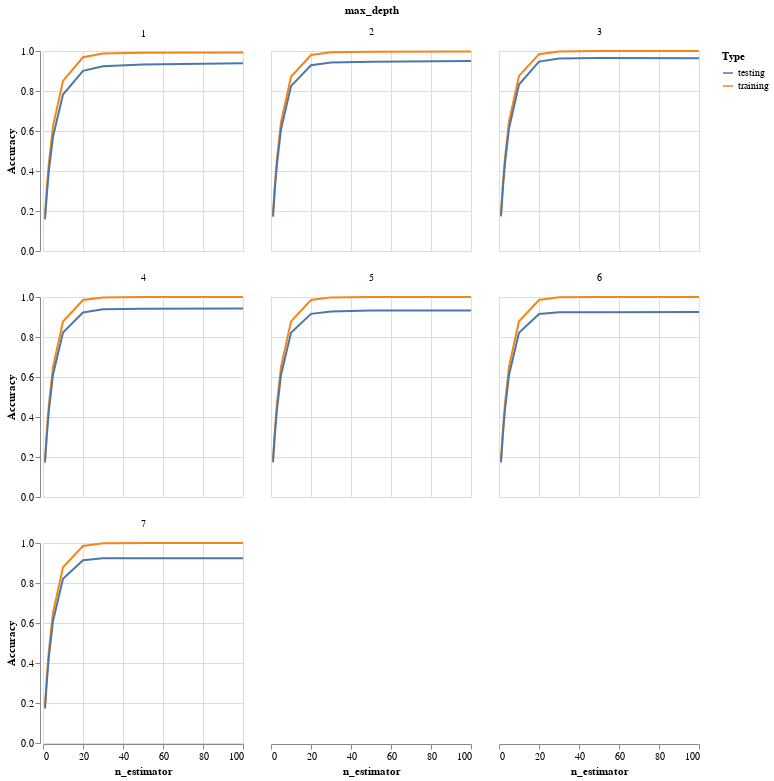

Source (notebook cell):
### Code cell
n_est = [1,2,3,5,10,20,30,50,100]
max_depth = range(1,8)
X_train, X_test, y_train, y_test = test_train_compound(df, "tbp")
trees = []
train_acc = []
test_acc = []
depth = []
for j in max_depth:
    for i in n_est:
        trees.append(i)
        depth.append(j)
        gbr = GradientBoostingRegressor(n_estimators = i, max_depth = j, random_state=0).fit(X_train, y_train)
        train_acc.append(gbr.score(X_train, y_train))
        test_acc.append(gbr.score(X_test, y_test))
        print(j,i)
df_gbr = pd.DataFrame({'training' : train_acc,
                      'testing' : test_acc,
                      'n_estimator' : trees,
                      'max_depth' : depth})
df_gbr = df_gbr.melt(id_vars = ['n_estimator', 'max_depth'], var_name = 'Type', value_name = 'Accuracy')
df_gbr
alt.Chart(df_gbr).mark_line().encode(
    alt.X('n_estimator'),
    alt.Y('Accuracy', scale=alt.Scale(domain=[0, 1])),
    alt.Color('Type'),
    alt.Facet('max_depth')
    ).properties(width = 200, height = 200, columns = 3)

### Figure 1 — Vega-Lite specification as saved in the notebook (floating-point values rounded to 4 significant figures)
{"$schema": "https://vega.github.io/schema/vega-lite/v3.4.0.json", "columns": 3, "config": {"mark": {"tooltip": null}, "view": {"height": 300, "width": 400}}, "data": {"name": "data-7e3a66ae975fb28a4c0596dcfd376ffc"}, "datasets": {"data-7e3a66ae975fb28a4c0596dcfd376ffc": [{"Accuracy": 0.1809, "Type": "training", "max_depth": 1, "n_estimator": 1}, {"Accuracy": 0.3276, "Type": "training", "max_depth": 1, "n_estimator": 2}, {"Accuracy": 0.4471, "Type": "training", "max_depth": 1, "n_estimator": 3}, {"Accuracy": 0.6239, "Type": "training", "max_depth": 1, "n_estimator": 5}, {"Accuracy": 0.8506, "Type": "training", "max_depth": 1, "n_estimator": 10}, {"Accuracy": 0.9688, "Type": "training", "max_depth": 1, "n_estimator": 20}, {"Accuracy": 0.9872, "Type": "training", "max_depth": 1, "n_estimator": 30}, {"Accuracy": 0.9913, "Type": "training", "max_depth": 1, "n_estimator": 50}, {"Accuracy": 0.9925, "Type": "training", "max_depth": 1, "n_estimator": 100}, {"Accuracy": 0.1877, "Type": "training", "max_depth": 2, "n_estimator": 1}, {"Accuracy": 0.3397, "Type": "training", "max_depth": 2, "n_estimator": 2}, {"Accuracy": 0.463, "Type": "training", "max_depth": 2, "n_estimator": 3}, {"Accuracy": 0.6442, "Type": "training", "max_depth": 2, "n_estimator": 5}, {"Accuracy": 0.8711, "Type": "training", "max_depth": 2, "n_estimator": 10}, {"Accuracy": 0.98, "Type": "training", "max_depth": 2, "n_estimator": 20}, {"Accuracy": 0.994, "Type": "training", "max_depth": 2, "n_estimator": 30}, {"Accuracy": 0.9967, "Type": "training", "max_depth": 2, "n_estimator": 50}, {"Accuracy": 0.9977, "Type": "training", "max_depth": 2, "n_estimator": 100}, {"Accuracy": 0.1888, "Type": "training", "max_depth": 3, "n_estimator": 1}, {"Accuracy": 0.3419, "Type": "training", "max_depth": 3, "n_estimator": 2}, {"Accuracy": 0.466, "Type": "training", "max_depth": 3, "n_estimator": 3}, {"Accuracy": 0.6481, "Type": "training", "max_depth": 3, "n_estimator": 5}, {"Accuracy": 0.8756, "Type": "training", "max_depth": 3, "n_estimator": 10}, {"Accuracy": 0.9842, "Type": "training", "max_depth": 3, "n_estimator": 20}, {"Accuracy": 0.9976, "Type": "training", "max_depth": 3, "n_estimator": 30}, {"Accuracy": 0.9996, "Type": "training", "max_depth": 3, "n_estimator": 50}, {"Accuracy": 0.9998, "Type": "training", "max_depth": 3, "n_estimator": 100}, {"Accuracy": 0.1897, "Type": "training", "max_depth": 4, "n_estimator": 1}, {"Accuracy": 0.3433, "Type": "training", "max_depth": 4, "n_estimator": 2}, {"Accuracy": 0.4678, "Type": "training", "max_depth": 4, "n_estimator": 3}, {"Accuracy": 0.6504, "Type": "training", "max_depth": 4, "n_estimator": 5}, {"Accuracy": 0.8776, "Type": "training", "max_depth": 4, "n_estimator": 10}, {"Accuracy": 0.9849, "Type": "training", "max_depth": 4, "n_estimator": 20}, {"Accuracy": 0.998, "Type": "training", "max_depth": 4, "n_estimator": 30}, {"Accuracy": 0.9999, "Type": "training", "max_depth": 4, "n_estimator": 50}, {"Accuracy": 0.9999, "Type": "training", "max_depth": 4, "n_estimator": 100}, {"Accuracy": 0.1899, "Type": "training", "max_depth": 5, "n_estimator": 1}, {"Accuracy": 0.3437, "Type": "training", "max_depth": 5, "n_estimator": 2}, {"Accuracy": 0.4683, "Type": "training", "max_depth": 5, "n_estimator": 3}, {"Accuracy": 0.6511, "Type": "training", "max_depth": 5, "n_estimator": 5}, {"Accuracy": 0.8782, "Type": "training", "max_depth": 5, "n_estimator": 10}, {"Accuracy": 0.9851, "Type": "training", "max_depth": 5, "n_estimator": 20}, {"Accuracy": 0.9981, "Type": "training", "max_depth": 5, "n_estimator": 30}, {"Accuracy": 0.9999, "Type": "training", "max_depth": 5, "n_estimator": 50}, {"Accuracy": 1.0, "Type": "training", "max_depth": 5, "n_estimator": 100}, {"Accuracy": 0.19, "Type": "training", "max_depth": 6, "n_estimator": 1}, {"Accuracy": 0.3438, "Type": "training", "max_depth": 6, "n_estimator": 2}, {"Accuracy": 0.4685, "Type": "training", "max_depth": 6, "n_estimator": 3}, {"Accuracy": 0.6512, "Type": "training", "max_depth": 6, "n_estimator": 5}, {"Accuracy": 0.8783, "Type": "training", "max_depth": 6, "n_estimator": 10}, {"Accuracy": 0.9852, "Type": "training", "max_depth": 6, "n_estimator": 20}, {"Accuracy": 0.9982, "Type": "training", "max_depth": 6, "n_estimator": 30}, {"Accuracy": 0.9999, "Type": "training", "max_depth": 6, "n_estimator": 50}, {"Accuracy": 1.0, "Type": "training", "max_depth": 6, "n_estimator": 100}, {"Accuracy": 0.19, "Type": "training", "max_depth": 7, "n_estimator": 1}, {"Accuracy": 0.3439, "Type": "training", "max_depth": 7, "n_estimator": 2}, {"Accuracy": 0.4685, "Type": "training", "max_depth": 7, "n_estimator": 3}, {"Accuracy": 0.6513, "Type": "training", "max_depth": 7, "n_estimator": 5}, {"Accuracy": 0.8784, "Type": "training", "max_depth": 7, "n_estimator": 10}, {"Accuracy": 0.9852, "Type": "training", "max_depth": 7, "n_estimator": 20}, {"Accuracy": 0.9982, "Type": "training", "max_depth": 7, "n_estimator": 30}, {"Accuracy": 1.0, "Type": "training", "max_depth": 7, "n_estimator": 50}, {"Accuracy": 1.0, "Type": "training", "max_depth": 7, "n_estimator": 100}, {"Accuracy": 0.1586, "Type": "testing", "max_depth": 1, "n_estimator": 1}, {"Accuracy": 0.2938, "Type": "testing", "max_depth": 1, "n_estimator": 2}, {"Accuracy": 0.4066, "Type": "testing", "max_depth": 1, "n_estimator": 3}, {"Accuracy": 0.5716, "Type": "testing", "max_depth": 1, "n_estimator": 5}, {"Accuracy": 0.7824, "Type": "testing", "max_depth": 1, "n_estimator": 10}, {"Accuracy": 0.9009, "Type": "testing", "max_depth": 1, "n_estimator": 20}, {"Accuracy": 0.9239, "Type": "testing", "max_depth": 1, "n_estimator": 30}, {"Accuracy": 0.9322, "Type": "testing", "max_depth": 1, "n_estimator": 50}, {"Accuracy": 0.9388, "Type": "testing", "max_depth": 1, "n_estimator": 100}, {"Accuracy": 0.1718, "Type": "testing", "max_depth": 2, "n_estimator": 1}, {"Accuracy": 0.3178, "Type": "testing", "max_depth": 2, "n_estimator": 2}, {"Accuracy": 0.4358, "Type": "testing", "max_depth": 2, "n_estimator": 3}, {"Accuracy": 0.6085, "Type": "testing", "max_depth": 2, "n_estimator": 5}, {"Accuracy": 0.8242, "Type": "testing", "max_depth": 2, "n_estimator": 10}, {"Accuracy": 0.9285, "Type": "testing", "max_depth": 2, "n_estimator": 20}, {"Accuracy": 0.9423, "Type": "testing", "max_depth": 2, "n_estimator": 30}, {"Accuracy": 0.9467, "Type": "testing", "max_depth": 2, "n_estimator": 50}, {"Accuracy": 0.9505, "Type": "testing", "max_depth": 2, "n_estimator": 100}, {"Accuracy": 0.1732, "Type": "testing", "max_depth": 3, "n_estimator": 1}, {"Accuracy": 0.321, "Type": "testing", "max_depth": 3, "n_estimator": 2}, {"Accuracy": 0.4406, "Type": "testing", "max_depth": 3, "n_estimator": 3}, {"Accuracy": 0.6121, "Type": "testing", "max_depth": 3, "n_estimator": 5}, {"Accuracy": 0.8324, "Type": "testing", "max_depth": 3, "n_estimator": 10}, {"Accuracy": 0.9471, "Type": "testing", "max_depth": 3, "n_estimator": 20}, {"Accuracy": 0.9619, "Type": "testing", "max_depth": 3, "n_estimator": 30}, {"Accuracy": 0.9645, "Type": "testing", "max_depth": 3, "n_estimator": 50}, {"Accuracy": 0.9632, "Type": "testing", "max_depth": 3, "n_estimator": 100}, {"Accuracy": 0.1726, "Type": "testing", "max_depth": 4, "n_estimator": 1}, {"Accuracy": 0.3197, "Type": "testing", "max_depth": 4, "n_estimator": 2}, {"Accuracy": 0.4386, "Type": "testing", "max_depth": 4, "n_estimator": 3}, {"Accuracy": 0.6114, "Type": "testing", "max_depth": 4, "n_estimator": 5}, {"Accuracy": 0.8229, "Type": "testing", "max_depth": 4, "n_estimator": 10}, {"Accuracy": 0.9227, "Type": "testing", "max_depth": 4, "n_estimator": 20}, {"Accuracy": 0.9384, "Type": "testing", "max_depth": 4, "n_estimator": 30}, {"Accuracy": 0.9417, "Type": "testing", "max_depth": 4, "n_estimator": 50}, {"Accuracy": 0.9419, "Type": "testing", "max_depth": 4, "n_estimator": 100}, {"Accuracy": 0.1729, "Type": "testing", "max_depth": 5, "n_estimator": 1}, {"Accuracy": 0.3198, "Type": "testing", "max_depth": 5, "n_estimator": 2}, {"Accuracy": 0.4381, "Type": "testing", "max_depth": 5, "n_estimator": 3}, {"Accuracy": 0.6103, "Type": "testing", "max_depth": 5, "n_estimator": 5}, {"Accuracy": 0.8214, "Type": "testing", "max_depth": 5, "n_estimator": 10}, {"Accuracy": 0.9157, "Type": "testing", "max_depth": 5, "n_estimator": 20}, {"Accuracy": 0.9276, "Type": "testing", "max_depth": 5, "n_estimator": 30}, {"Accuracy": 0.9326, "Type": "testing", "max_depth": 5, "n_estimator": 50}, {"Accuracy": 0.933, "Type": "testing", "max_depth": 5, "n_estimator": 100}, {"Accuracy": 0.1726, "Type": "testing", "max_depth": 6, "n_estimator": 1}, {"Accuracy": 0.3193, "Type": "testing", "max_depth": 6, "n_estimator": 2}, {"Accuracy": 0.4376, "Type": "testing", "max_depth": 6, "n_estimator": 3}, {"Accuracy": 0.6105, "Type": "testing", "max_depth": 6, "n_estimator": 5}, {"Accuracy": 0.8214, "Type": "testing", "max_depth": 6, "n_estimator": 10}, {"Accuracy": 0.915, "Type": "testing", "max_depth": 6, "n_estimator": 20}, {"Accuracy": 0.9242, "Type": "testing", "max_depth": 6, "n_estimator": 30}, {"Accuracy": 0.9243, "Type": "testing", "max_depth": 6, "n_estimator": 50}, {"Accuracy": 0.9251, "Type": "testing", "max_depth": 6, "n_estimator": 100}, {"Accuracy": 0.1724, "Type": "testing", "max_depth": 7, "n_estimator": 1}, {"Accuracy": 0.319, "Type": "testing", "max_depth": 7, "n_estimator": 2}, {"Accuracy": 0.4374, "Type": "testing", "max_depth": 7, "n_estimator": 3}, {"Accuracy": 0.6097, "Type": "testing", "max_depth": 7, "n_estimator": 5}, {"Accuracy": 0.8206, "Type": "testing", "max_depth": 7, "n_estimator": 10}, {"Accuracy": 0.9142, "Type": "testing", "max_depth": 7, "n_estimator": 20}, {"Accuracy": 0.9232, "Type": "testing", "max_depth": 7, "n_estimator": 30}, {"Accuracy": 0.9233, "Type": "testing", "max_depth": 7, "n_estimator": 50}, {"Accuracy": 0.924, "Type": "testing", "max_depth": 7, "n_estimator": 100}]}, "encoding": {"color": {"field": "Type", "type": "nominal"}, "facet": {"field": "max_depth", "type": "quantitative"}, "x": {"field": "n_estimator", "type": "quantitative"}, "y": {"field": "Accuracy", "scale": {"domain": [0, 1]}, "type": "quantitative"}}, "height": 200, "mark": "line", "width": 200}
